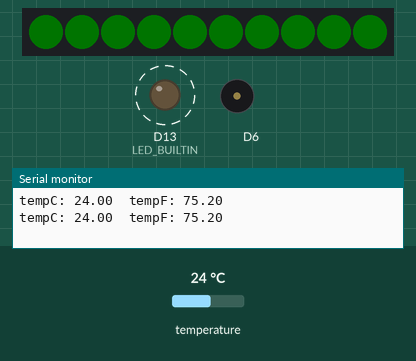
This sketch was run on a simulated Adafruit Circuit Playground Express. On the bench: 10 RGB LEDs in strip order, left to right, output pins drawn as LEDs (lit = HIGH), buzzer (waves = sounding), the last lines printed to the serial monitor. Dashed ring = blinking. The test bench sets the inputs (shaded band); at power-on: temperature 24 °C. Dim RGB values are drawn brighter than linear.

Above: at 1.2 s.
1.3 s: temperature set to 32.6 °C
4.3 s: temperature set to 33.7 °C
At 5.15 s:
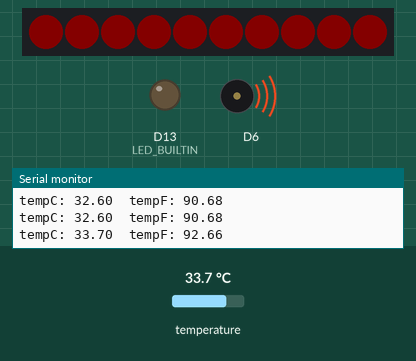
At 5.5 s:
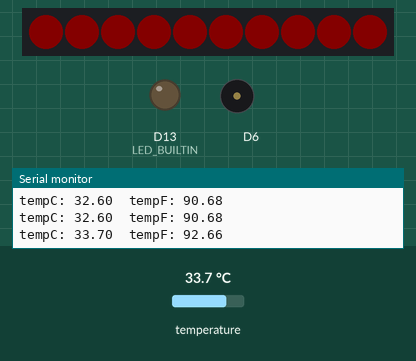
Timing chart, 0 to 7.3 s (numbered marks = the images above; inputs shaded):
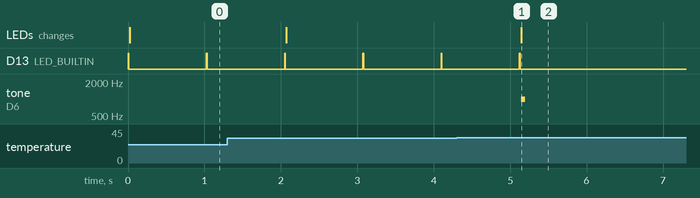

Measured:
- the behaviour switches between 32.9 and 33 °C on temperature (found by bisection; images 0 and 1)
- after the input at 4.3 s, D13 (LED_BUILTIN): goes on until 5.1 s, then stays LOW; tone on D6: silent → 1000 Hz after 0.84 s, → silent 0.05 s later; the LEDs: change after 0.84 s (image 1)
- by itself, D13 (LED_BUILTIN): alternates HIGH for 0.01 s and LOW for 1.0 s

The sketch:

CPxSoldTempMonitor.ino
```cpp
#include <Adafruit_CircuitPlayground.h>

float tempC, tempF;

void setup() {
  Serial.begin(9600);
  CircuitPlayground.begin();
  pinMode(LED_BUILTIN, OUTPUT);
}

void loop() { // use modified blink sketch for polling identifyer
  digitalWrite(LED_BUILTIN, HIGH);   // turn the LED on
  delay(10);                       // wait 10ms
  digitalWrite(LED_BUILTIN, LOW);    // turn the LED off
  delay(10);                       // wait 10ms
  tempC = CircuitPlayground.temperature();
  tempF = CircuitPlayground.temperatureF();

  Serial.print("tempC: ");
  Serial.print(tempC);
  Serial.print("  tempF: ");
  Serial.println(tempF);
  if (tempC < 33) {
    for (int x = 0; x <= 9; x++) {
      CircuitPlayground.setPixelColor(x, 0,   tempC,   0); //(pixel#, RRR, GGG, BBB)
    }
    delay(1000);
  }
  else {
    for (int x = 0; x <= 9; x++) {
      CircuitPlayground.setPixelColor(x, tempF,   0,   0);
    }
    CircuitPlayground.playTone(1000, 50);
    delay(15000);
  }
}
```
